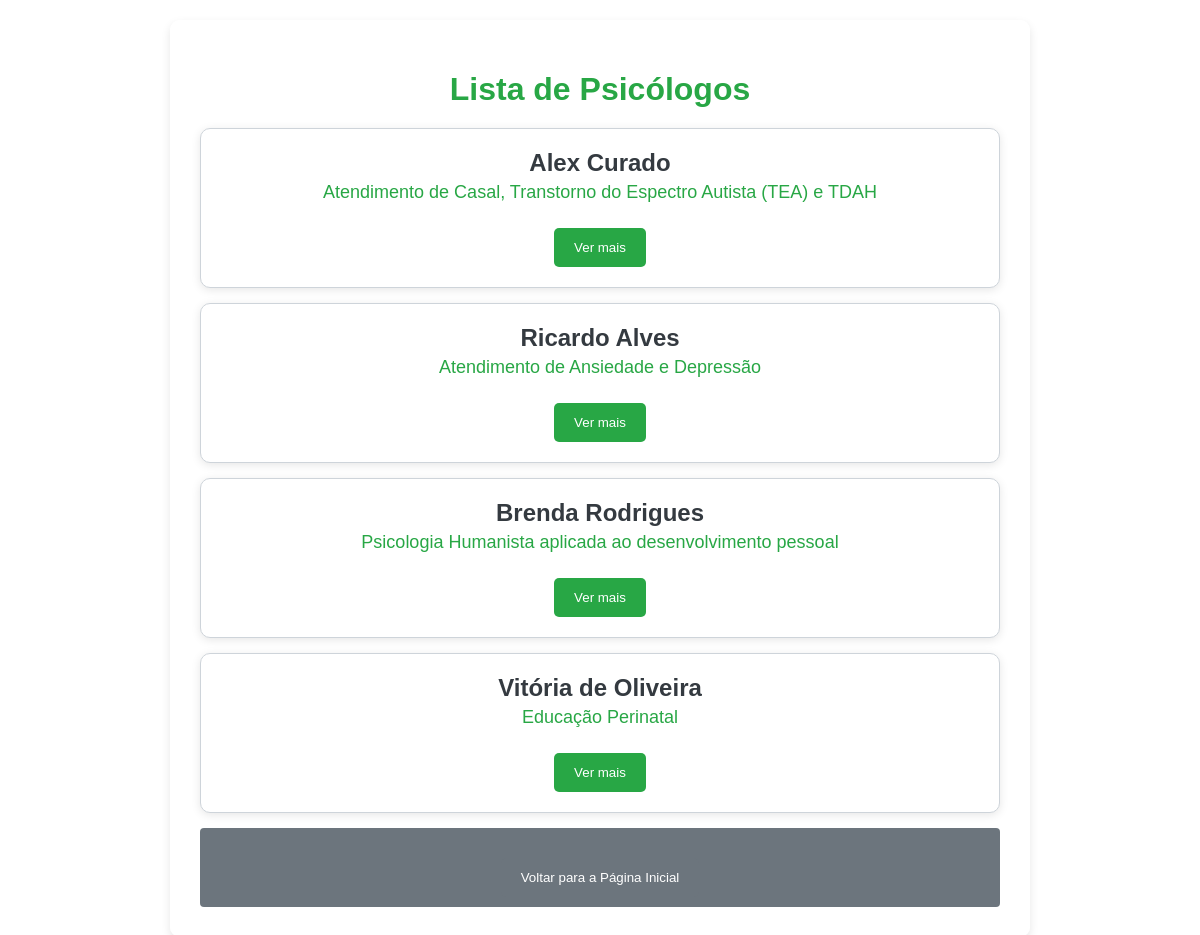
The page /psicologos/lista/ on the database its author committed.
### psicologos/models.py (models this page shows, shortened)
class Psicologo(models.Model):
    nome = models.CharField(max_length=100)
    especializacao = models.CharField(max_length=100)
    formacao = models.TextField()
    foto = models.ImageField(upload_to='psicologos/')
    email = models.EmailField()
    telefone = models.CharField(max_length=20)

### psicologos/views.py (the view)
# urls.py: path('lista/', lista_psicologos, name='lista_psicologos'),
def lista_psicologos(request):
    psicologos = Psicologo.objects.all()
    return render(request, 'psicologos/lista_psicologos.html', {'psicologos': psicologos})

### psicologos/templates/psicologos/lista_psicologos.html (shortened to what this page needs)
{% load static %}
<!DOCTYPE html>
<html lang="pt-BR">
<head>
    <link rel="stylesheet" href="{% static 'css/styles.css' %}">
</head>
<body>
<div class="container">
    <h1>Lista de Psicólogos</h1>
    {% for psicologo in psicologos %}
        <div class="psicologo-card">
            <h2 class="psicologo-nome">{{ psicologo.nome }}</h2>
            <p class="psicologo-especializacao">{{ psicologo.especializacao }}</p>
            <div class="ver-mais">
                <a href="{% url 'psicologos:detalhe_psicologo' psicologo.id %}">
                    <button type="button">Ver mais</button>
                </a>
            </div>
        </div>
    {% empty %}
        <p>Nenhum psicólogo encontrado.</p>
    {% endfor %}
    <div class="back-button">
        <a href="{% url 'psicologos:home' %}">
            <button type="button">Voltar para a Página Inicial</button>
        </a>
    </div>
</div>
</body>
</html>

### static/css/styles.css (style rules this page uses)
body { font-family: 'Arial', sans-serif; background-image: url('/static/images/background_image.jpg'); background-size: cover; background-position: center; background-repeat: no-repeat; background-attachment: fixed; color: #495057; margin: 0; padding: 20px; }
.container { background: rgba(255, 255, 255, 0.8); max-width: 800px; margin: auto; padding: 30px; border-radius: 10px; box-shadow: 0 4px 10px rgba(0, 0, 0, 0.1); text-align: center; }
h1, h2 { color: #28a745; margin-bottom: 20px; }
p { color: #495057; margin: 10px 0; }
button { padding: 12px 20px; background-color: #28a745; color: white; border: none; border-radius: 5px; cursor: pointer; transition: background-color 0.3s; margin-top: 20px; }
a { text-decoration: none; color: #28a745; font-weight: bold; }
.psicologo-card { background: #ffffff; border: 1px solid #ced4da; border-radius: 10px; padding: 20px; margin: 15px 0; box-shadow: 0 2px 10px rgba(0, 0, 0, 0.1); transition: transform 0.2s; }
.psicologo-nome { font-size: 24px; color: #343a40; margin: 0; }
.psicologo-especializacao { font-size: 18px; color: #28a745; margin: 5px 0; }
h1 { color: #28a745; }
.back-button { margin-top: 20px; }
.back-button button { background-color: #6c757d; }
.back-button { margin-top: 10px; background-color: #6c757d; color: white; padding: 10px 15px; border: none; border-radius: 4px; cursor: pointer; font-size: 16px; }

### rows shown on the page
Psicologo: nome "Alex Curado", especializacao "Atendimento de Casal, Transtorno do Espectro Autista (TEA) e TDAH"
Psicologo: nome "Ricardo Alves", especializacao "Atendimento de Ansiedade e Depressão"
Psicologo: nome "Brenda Rodrigues", especializacao "Psicologia Humanista aplicada ao desenvolvimento pessoal"
Psicologo: nome "Vitória de Oliveira", especializacao "Educação Perinatal"
